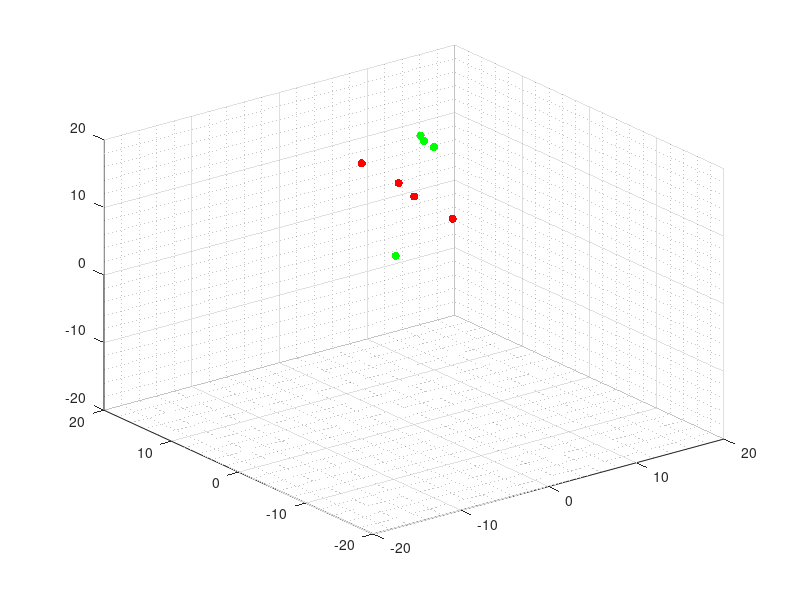

The MATLAB script that drew this image: (Note: this script raises an error after producing the figure.)
% =========================================================================
% SIMULACIÓN DEL PROBLEMA DE FORMACIÓN EN 3D
% =========================================================================
% Autor: Kenneth Andree Aldana Corado
% Última modificación: 25/08/2022
% Basado en: "Simulación de control de formación sin modificaciones"
% de Andrea Maybell Peña Echeverría
% (MODELO 1)
% =========================================================================
% El siguiente script implementa la simulación de la ecuación modificada
% de consenso para el caso del consenso en una formación.
% =========================================================================

%% Inicialización del mundo
gridsize = 20;
initsize = 15;
N = 8;
dt = 0.01;
T = 20;

% Inicialización de la posición de los agentes
X = initsize*rand(3,N);
Xi = X;

% Inicialización de la velocidad de los agentes
V = zeros(3,N);

%% Grafico de posición inicial de los agentes
%  Se utiliza distinción de color por agentes
%    Rojo:    agente 1
%    Verde:   agente 2
%    Azul:    agente 3
%    Negro:   agente 4
color = [255 0 0;
         255 0 0;
         255 0 0;
         255 0 0;
         0 255 0;
         0 255 0;
         0 255 0;
         0 255 0];    
agents = scatter3(X(1,:),X(2,:),X(3,:),[],color,'filled');
grid minor;
xlim([-gridsize, gridsize]);
ylim([-gridsize, gridsize]);
zlim([-gridsize, gridsize]);

%% Selección matriz y parámetros del sistema
d = MatrizF(2);    % matriz de formación
r = 1;               % radio agentes
R = 10;              % rango sensor
VelMax = 10;         % velocidad máxima

%% Inicialización de simulación
t = 0;
ciclos = 1;
historico = zeros(100*T,N);
hX = zeros(100*T,N);
hY = zeros(100*T,N);
hZ = zeros(100*T,N);
cambio = 0;

while(t < T)
    for i = 1:N
        E = 0;
        for j = 1:N
            dist = X(:,i)- X(:,j); % vector xi - xj
            mdist = norm(dist);    % norma euclidiana vector xi - xj
            dij = d(i,j);        % distancia deseada entre agentes i y j
            
            % Peso añadido a la ecuación de consenso
            if(mdist == 0)
                w = 0;
            else
                switch cambio
                    case 0
                        w = (mdist - (2*(r + 2)))/(mdist - (r + 2))^2;
                    case 1
                        if (dij == 0)   % si no hay arista, se usa función "plana" como collision avoidance
                            w = 0.018*sinh(1.8*mdist-8.4)/mdist; 
                        else            % collision avoidance & formation control
                            w = (4*(mdist - dij)*(mdist - r) - 2*(mdist - dij)^2)/(mdist*(mdist - r)^2); 
                        end 
                end 
            end
            % Tensión de aristas entre agentes
            E = E + w.*dist;
        end
       
        % Actualización de velocidad
        V(:,i) = -1*E;

    end
    % Al llegar muy cerca de la posición deseada realizar cambio de control
    if(norm(V) < 1)
        cambio = 1;
    end
    % Actualización de la posición de los agentes
    X = X + V*dt;
    
    % Almacenamiento de variables para graficar
    for a = 1:N
        hX(ciclos,a)= X(1,a);
        hY(ciclos,a)= X(2,a);
        hZ(ciclos,a)= X(3,a);
    end
    historico(ciclos,:) = (sum(V.^2,1)).^0.5;
    
    % Se actualiza la gráfica, se muestra el movimiento y se incrementa el
    % tiempo
    agents.XData = X(1,:);
    agents.YData = X(2,:);
    agents.ZData = X(3,:);
    pause(dt);
    t = t + dt;
    ciclos = ciclos + 1;
end

figure(1);
plot(0:dt:T-0.01,historico);
xlabel('Tiempo (segundos)');
ylabel('Velocidad (unidades/segundo)');
ylim([-1,inf])

% trayectorias
figure(2);
hold on;
plot3(hX,hY,hZ,'--');
xlabel('Posición en eje X (unidades)');
ylabel('Posición en eje Y (unidades)');
zlabel('Posición en eje Z (unidades)');
scatter3(Xi(1,:),Xi(2,:),Xi(3,:),[], 'k');
scatter3(X(1,:),X(2,:),X(3,:),[], 'k', 'filled');
hold off;
